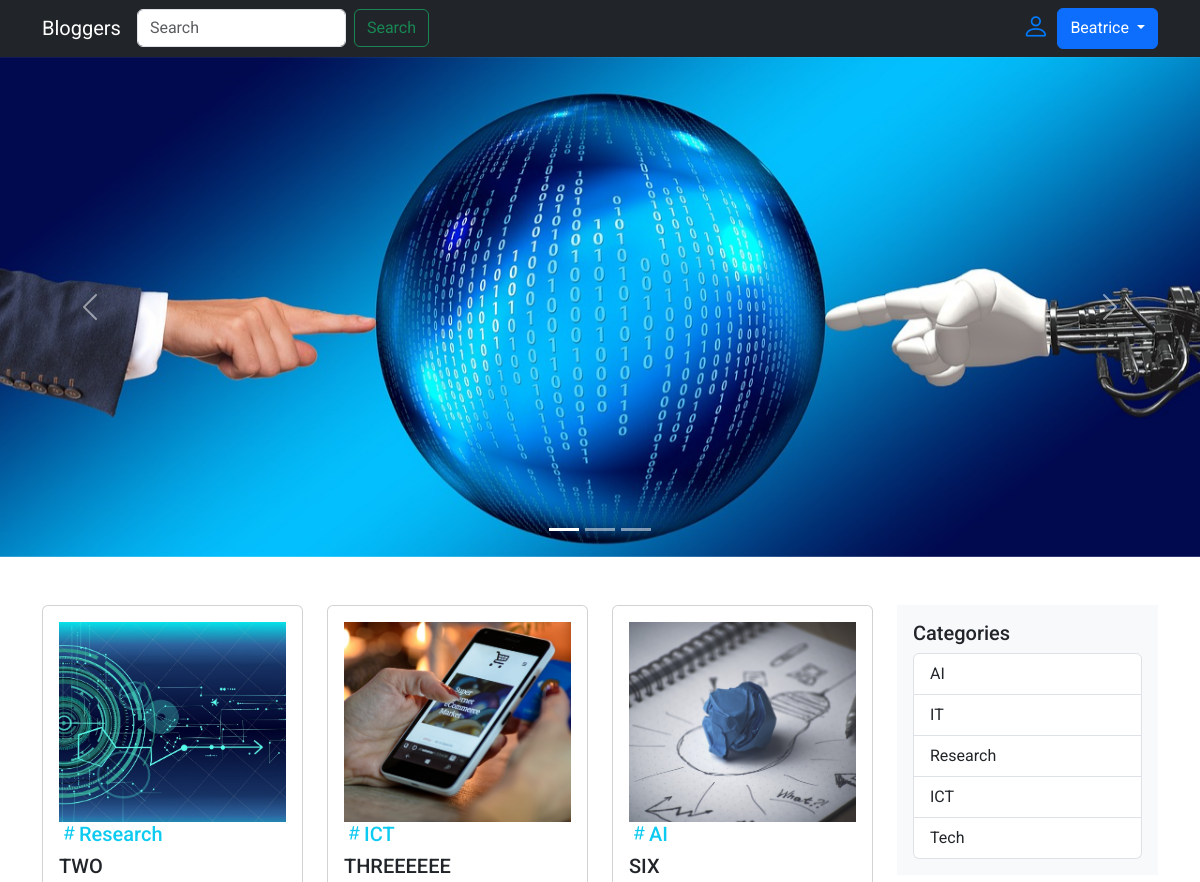
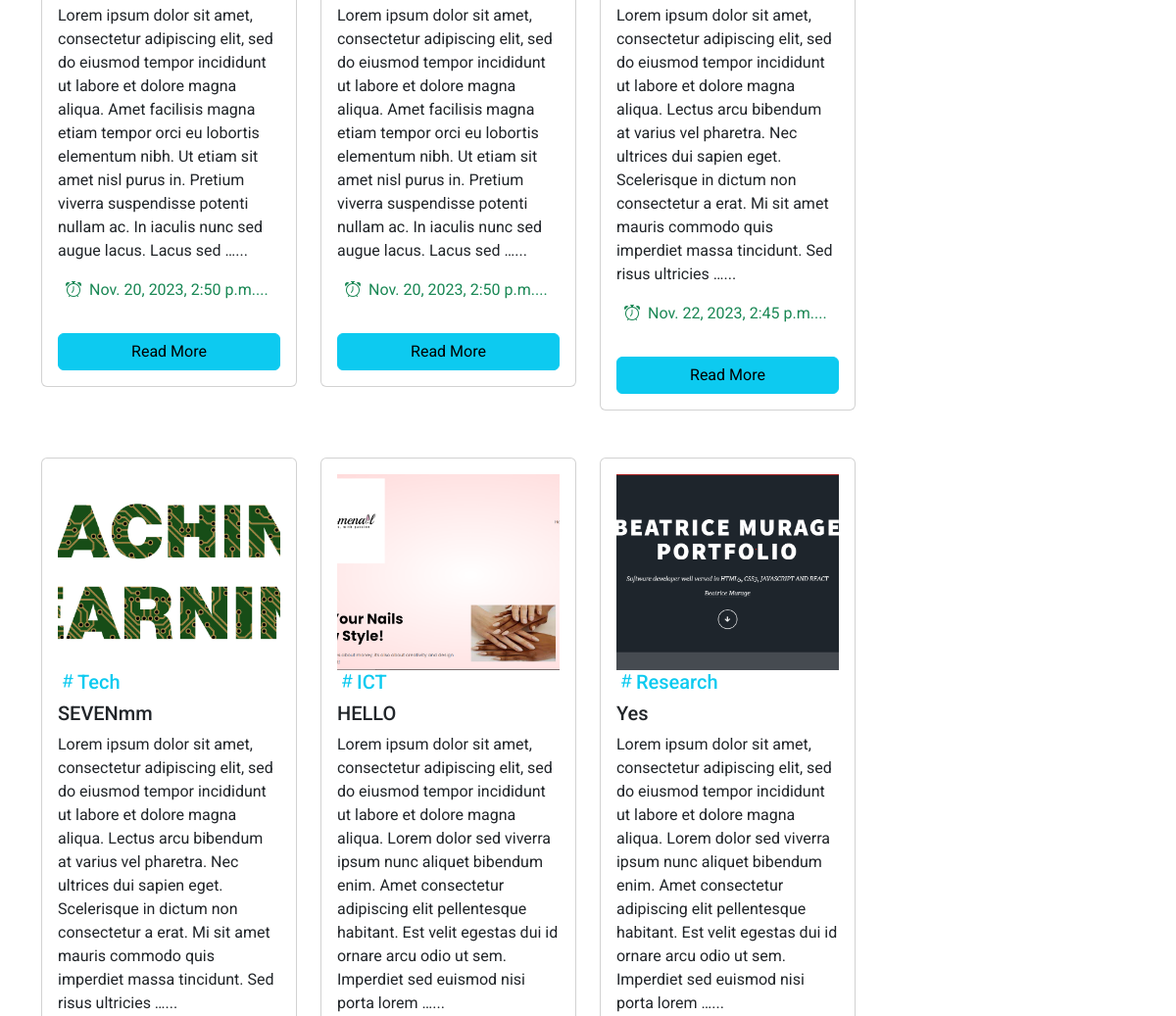
The app's page / (signed in, upper part), older data (2 pictures, top to bottom).
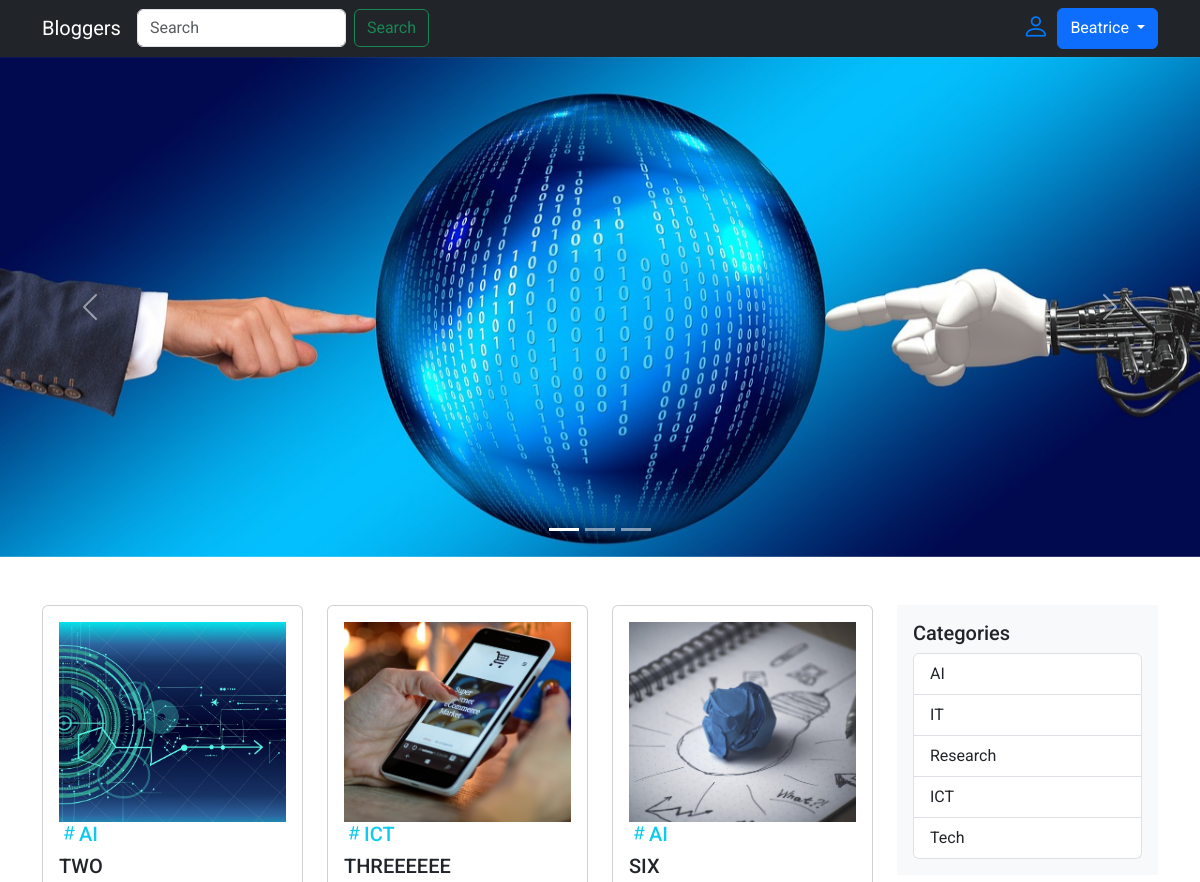
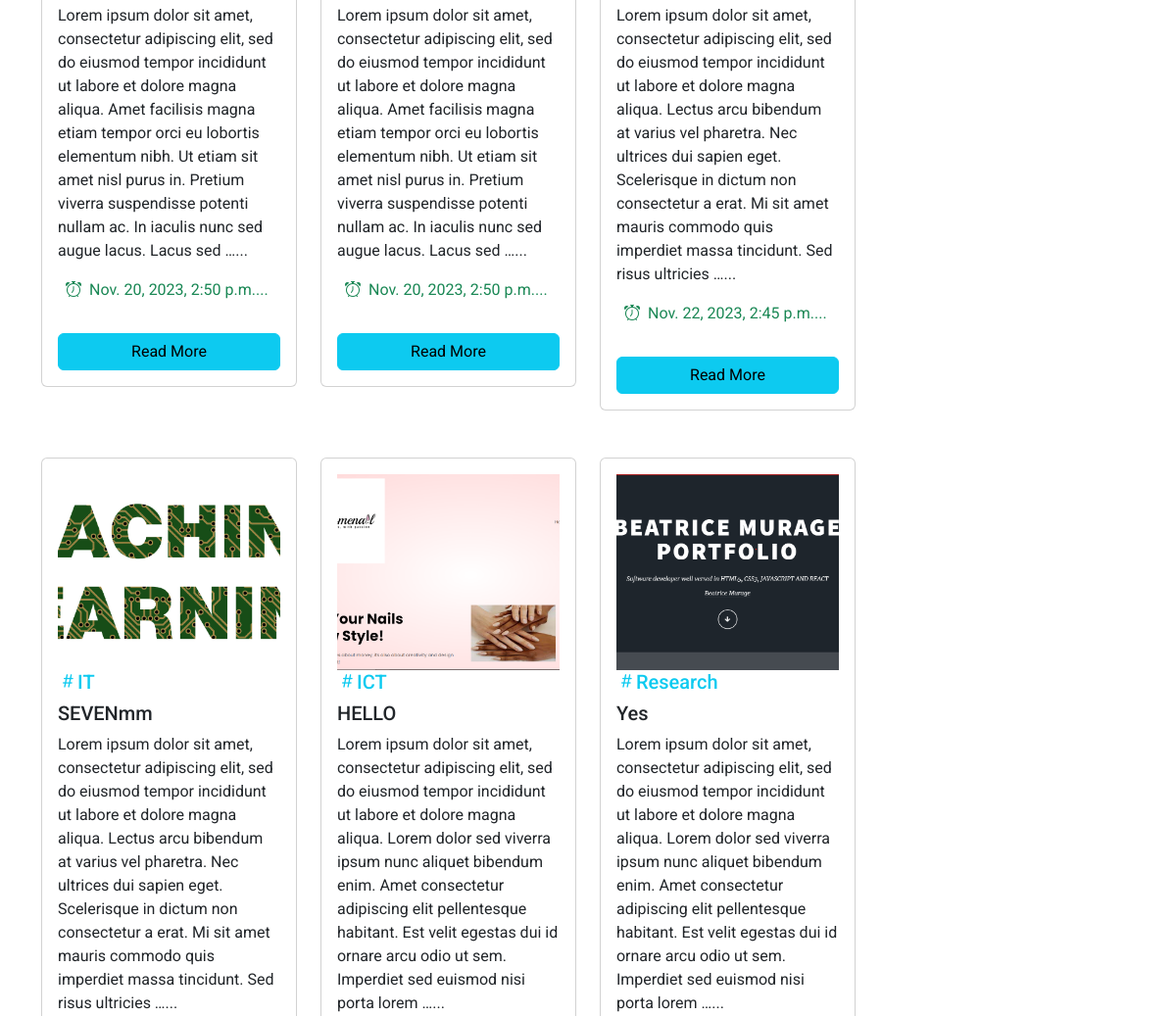
The same page, newer data (2 pictures, top to bottom).
### gallery/models.py (models this page shows, shortened)
class Post(models.Model):
    title = models.CharField(max_length=255)
    content = models.TextField()
    category = models.ForeignKey(Category, on_delete=models.CASCADE, default=1)
    image = models.ImageField(upload_to='post_images/', blank=True, null=True)
    author = models.ForeignKey(User, on_delete=models.CASCADE, null=True, blank=True)  # Allow NULL for author
    created_at = models.DateTimeField(auto_now_add=True)
    updated_at = models.DateTimeField(auto_now=True)

class Category(models.Model):
    name = models.CharField(max_length=100)
    description = models.TextField(blank=True)

### gallery/views.py (the view)
# urls.py: path('', views.post_list, name='post_list'),
@login_required
@permission_required('gallery.view_post', raise_exception=True)
def post_list(request, category=None):
    if category:
        selected_category = get_object_or_404(Category, name=category)
        posts = Post.objects.filter(category=selected_category)
    else:
        posts = Post.objects.all()
        selected_category = None  # No specific category selected
    categories = Category.objects.all()  # Fetch all categories
    paginator = Paginator(posts, 10)
    page_number = request.GET.get("page")
    data = paginator.get_page(page_number)
    return render(request, 'post_list.html', {'posts': data, 'categories': categories, 'selected_category': selected_category})

### templates/post_list.html (shortened to what this page needs)
{% extends "base_template2.html" %}
{% load static %}
{% block content %}
    <div id="demo" class="carousel slide" data-bs-ride="carousel">
        <div class="carousel-indicators">
            <button type="button" data-bs-target="#demo" data-bs-slide-to="0" class="active"></button>
            <button type="button" data-bs-target="#demo" data-bs-slide-to="1"></button>
            <button type="button" data-bs-target="#demo" data-bs-slide-to="2"></button>
        </div>
        <div class="carousel-inner">
            <div class="carousel-item active">
                <img src="{% static 'carousel/AI.jpg' %}" alt="Los Angeles" class="d-block w-100">
            </div>
        </div>
        <button class="carousel-control-prev" type="button" data-bs-target="#demo" data-bs-slide="prev">
            <span class="carousel-control-prev-icon"></span>
        </button>
        <button class="carousel-control-next" type="button" data-bs-target="#demo" data-bs-slide="next">
            <span class="carousel-control-next-icon"></span>
        </button>
    </div>
    {% include 'post.html' %}
{% endblock %}

### templates/post.html
<div class="container mt-5">
    <div class="row">
        <div class="col-md-9">
            <div class="row">
                {% for post in posts %}
                    <div class="col-md-4 mb-5">
                        <div class="card">
                            <div class="card-body">
                                {% if post.image %}
                                    <img src="{{ post.image.url }}" alt="{{ post.title }} Image"
                                         class="img-fluid post-img">
                                {% endif %}
                                {% if post.category %}
                                    <h5 class="card-title text-info"><i
                                            class="bi bi-hash text-info"></i>{{ post.category.name }}</h5>
                                {% endif %}
                                <h5 class="card-title">{{ post.title }}</h5>
                                <p class="card-text">{{ post.content|truncatewords:50 }}...</p>
                                <p class="card-text text-success"><i class="bi bi-alarm"></i>{{ post.created_at }}...
                                </p>
                                <a href="{% url 'post_detail' pk=post.pk %}" class="btn btn-info w-100 mt-3">Read
                                    More</a>
                            </div>
                        </div>
                    </div>
                {% endfor %}
            </div>
        </div>
<div class="col-md-3">
    <div id="sidebar" class="bg-light p-3">
        <h2 class="h5">Categories</h2>
        <ul id="category-list" class="list-group">
            {% for category in categories %}
                <li class="list-group-item{% if category == selected_category %} active{% endif %}">
                    <a href="{% url 'post_list_filtered' category=category.name %}" class="text-decoration-none text-dark category-link">
                        {{ category.name }}
                    </a>
                </li>
            {% endfor %}
        </ul>
    </div>
</div>
    </div>
</div>

Row changes from the older to the newer data that the page shows:
changed Post "TWO": category.name "Research" → "AI"
changed Post "SEVENmm": category.name "Tech" → "IT"
